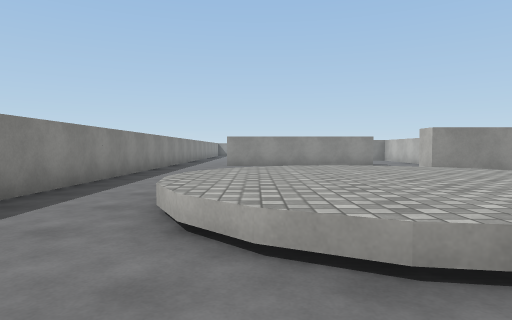
[1] (above)

18 first-person views from a walk through a Unity game level. The camera is 1.2 m above the floor, tilts 2° down and sees 75° across. The floor is counted in squares, 2 m on a side. Each view is taken from the middle of a square. On the plan, view 1 faces up. The plan holds only what a view shows up to about 10 squares ahead; the rest is blank. Surface patterns are stand-ins for the level's own textures.

[2]
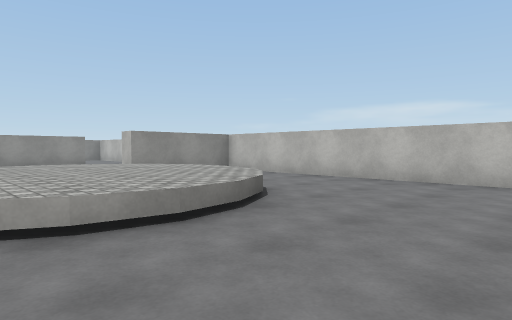

[3]
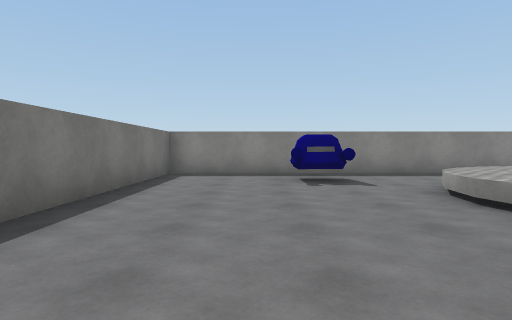

[4]
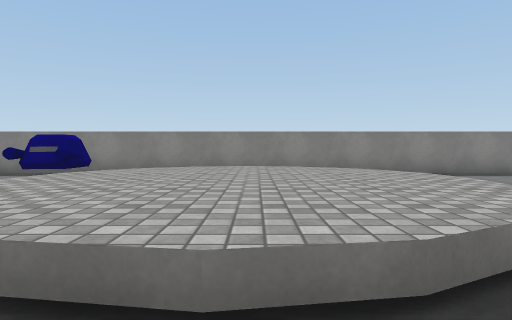

[5]
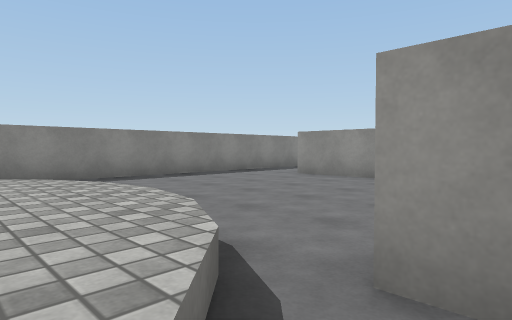

[6]
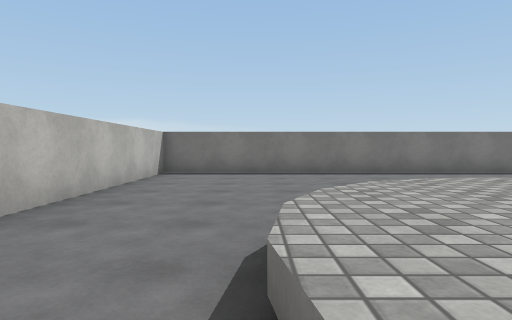

[7]
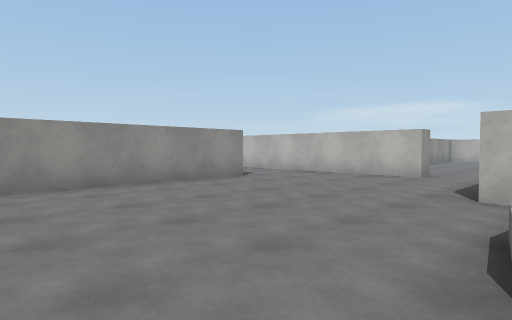

[8]
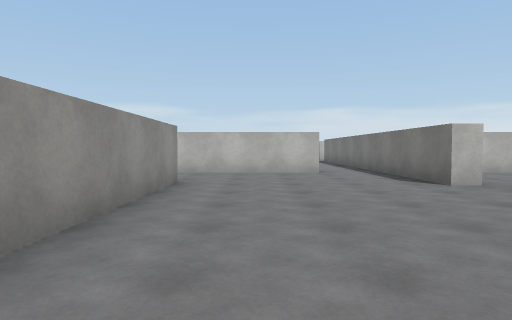

[9]
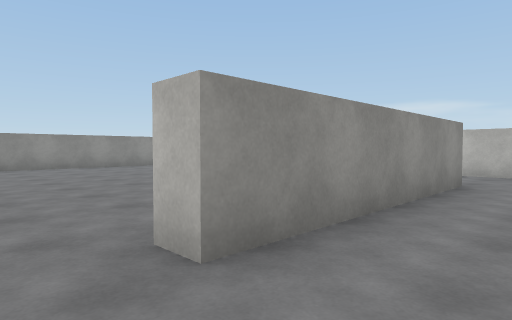

[10]
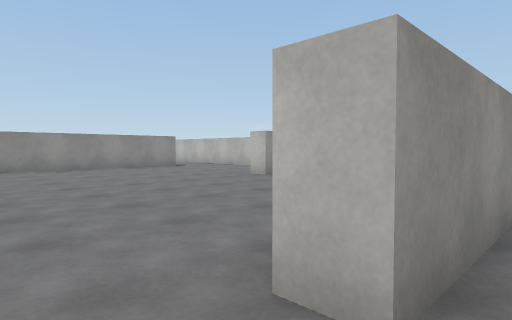

[11]
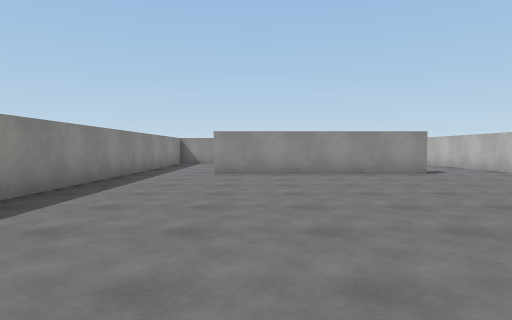

[12]
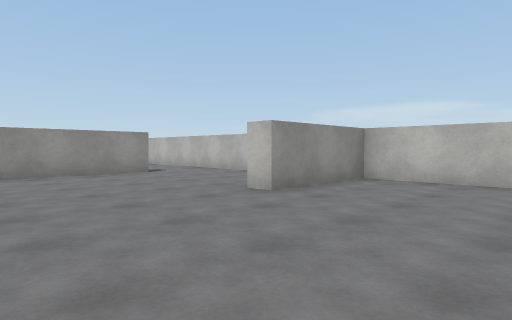

[13]
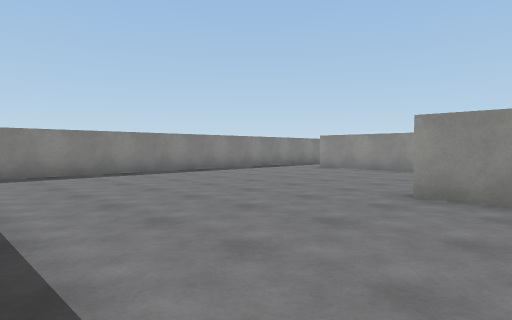

[14]
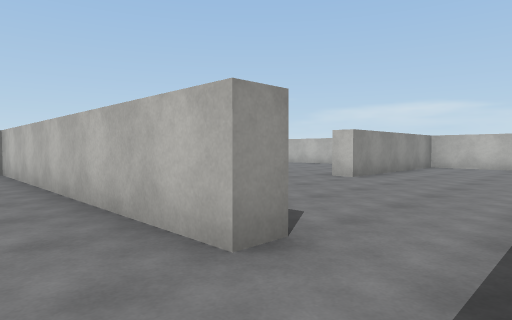

[15]
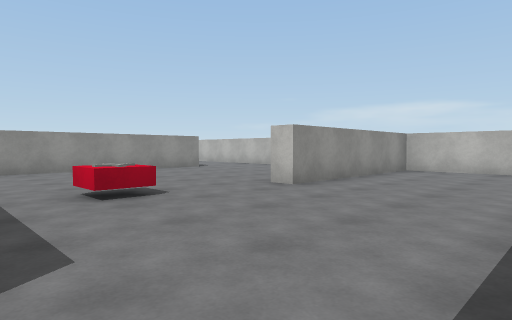

[16]
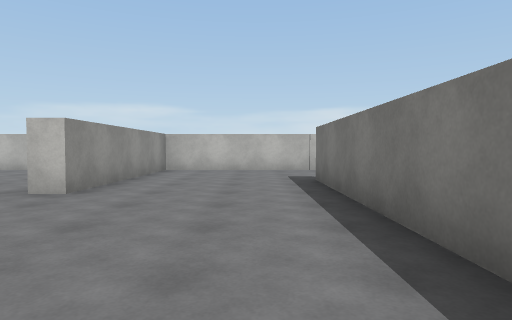

[17]
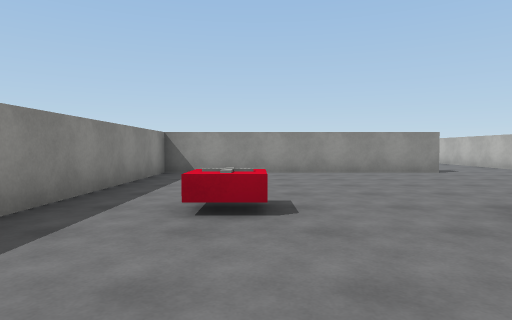

[18]
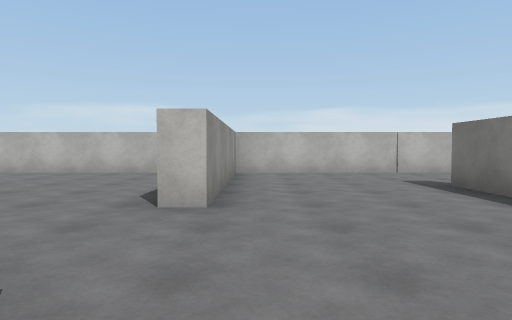

### Floor plan
Key: @ floor where view 1 was taken; # wall or solid block; . floor; ^ raised ledge; O other object.
Columns run from 3 left of view 1 to 16 right of it. Each row starts with its distance up from view 1.
 23 #.      .#
 22 #..     .#
 21 #..#####.#
 20 #........#
 19 #........
 18 #........         .#
 17 #.......         ..#
 16 #......##########..#
 15 #........#.........#
 14 #........#.........#
 13 #........#.........#
 12 #..#####.#.........#
 11 #........#..O..#####
 10 #........#.........#
  9 #........#.........#
  8 #..................#
  7 #..................#
  6 #..^^^.##########..#
  5 #..^^^^..#         #
  4 #.^^^^^^.#
  3 #.^^^^^..#
  2 #..^^^^..#
  1 #........#
  0 #OO@.....#
 -1 #........#
 -2 #........#
 -3 ##########

Positions as (right, up) in squares from view 1, and headings:
1: (0, 0), facing up
2: (0, -1), facing up-right
3: (5, -1), facing left
4: (5, 4), facing left
5: (4, 5), facing up-left
6: (4, 5), facing down
7: (-1, 6), facing up-right
8: (-2, 10), facing right
9: (-2, 10), facing up-right
10: (-2, 11), facing up-right
11: (0, 13), facing up
12: (0, 13), facing up-right
13: (5, 12), facing up-left
14: (5, 7), facing up-right
15: (7, 7), facing up-right
16: (7, 8), facing right
17: (9, 8), facing up
18: (8, 10), facing right
